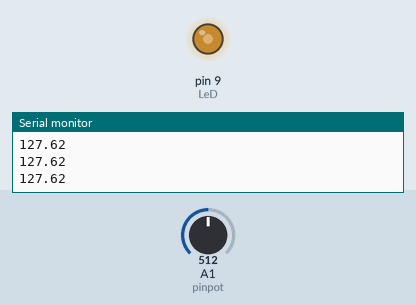
This sketch was run on a simulated Arduino Uno, built with avr-gcc and run on an emulated ATmega328P. On the bench: output pins drawn as LEDs (lit = HIGH), the last lines printed to the serial monitor. The test bench sets the inputs (shaded band); at power-on: A1 (pinpot) = 512.

Above: at 1.2 s.
1.3 s: A1 (pinpot) set to 716
At 1.9 s:
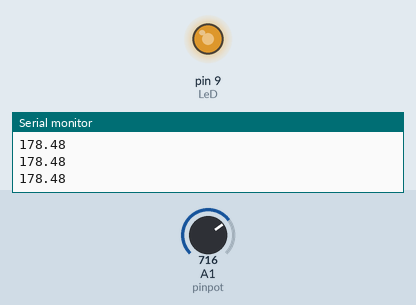
2.8 s: A1 (pinpot) set to 900
At 3.2 s:
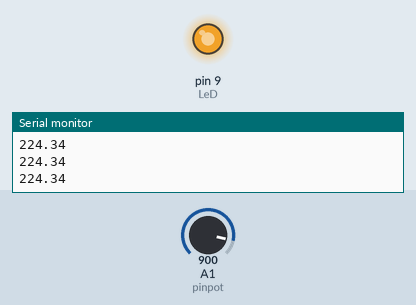
4.3 s: A1 (pinpot) set to 122
At 5.5 s:
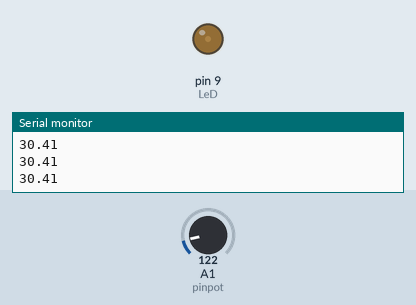
5.8 s: A1 (pinpot) set to 0
At 6.7 s:
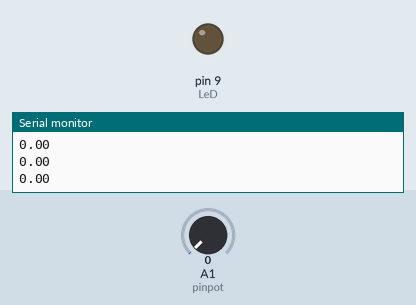
7.3 s: A1 (pinpot) set to 511
At 7.9 s:
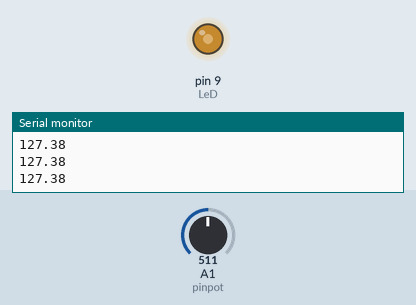
Timing chart, 0 to 9.8 s (numbered marks = the images above; inputs shaded):
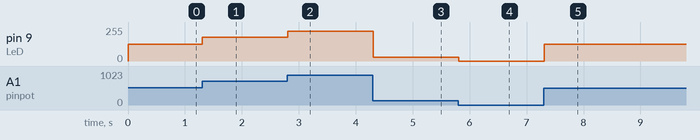

Measured:
- after the input at 1.3 s, pin 9 (LeD): 127/255 → 178/255 at once
- after the input at 2.8 s, pin 9 (LeD): 178/255 → 224/255 at once
- after the input at 4.3 s, pin 9 (LeD): 224/255 → 30/255 at once
- after the input at 5.8 s, pin 9 (LeD): 30/255 → 0/255 at once
- after the input at 7.3 s, pin 9 (LeD): 0/255 → 127/255 at once

The sketch:

Servo.ino
```cpp
int pinpot = A1;
int nilaipot;
int LeD = 9;
float volt;
float servo;
void setup() {
  // put your setup code here, to run once:
 Serial.begin(9600);
}
void loop() {
  // put your main code here, to run repeatedly:
  nilaipot = analogRead(pinpot);
  servo = nilaipot * (255.0 / 1023.0);
  Serial.println(servo);
  analogWrite(LeD, servo);
  delay(10);
}
```
